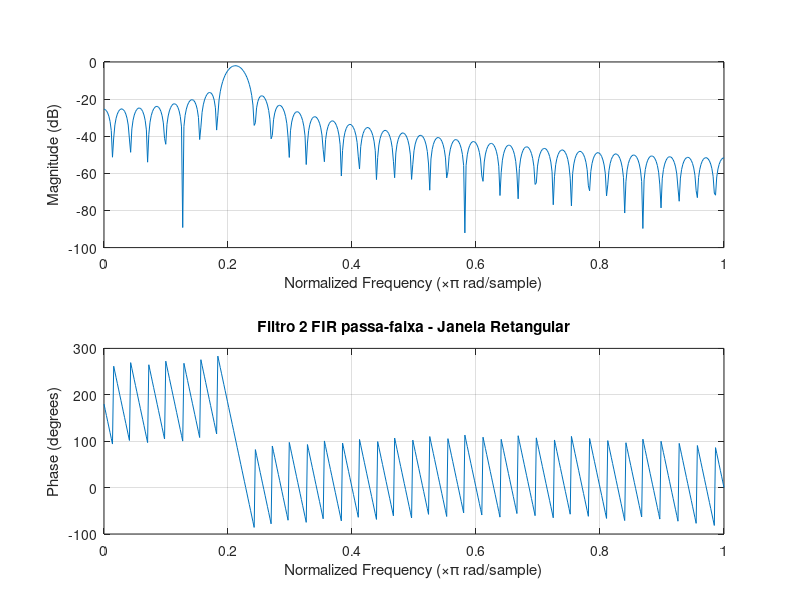
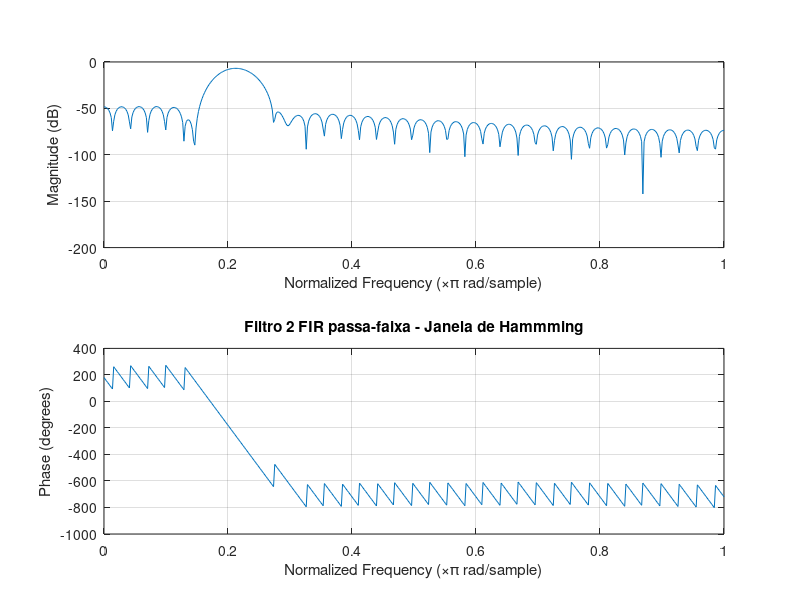
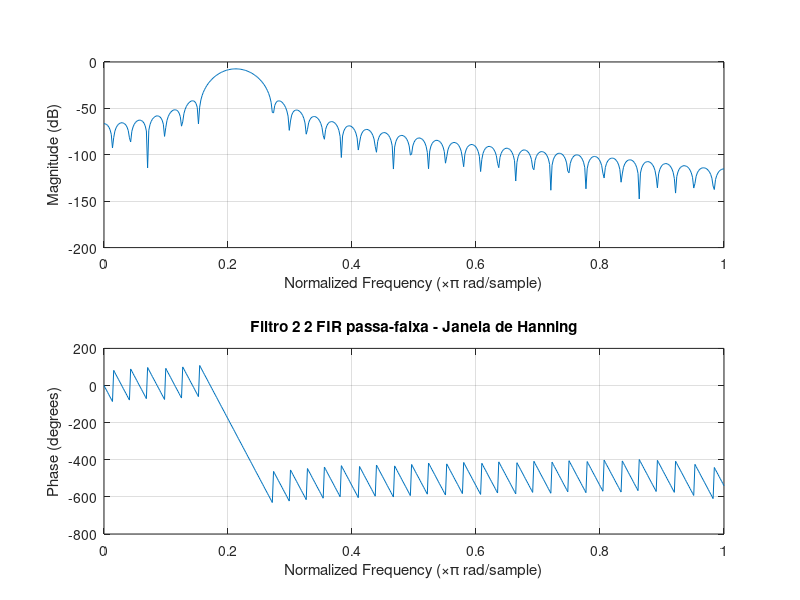
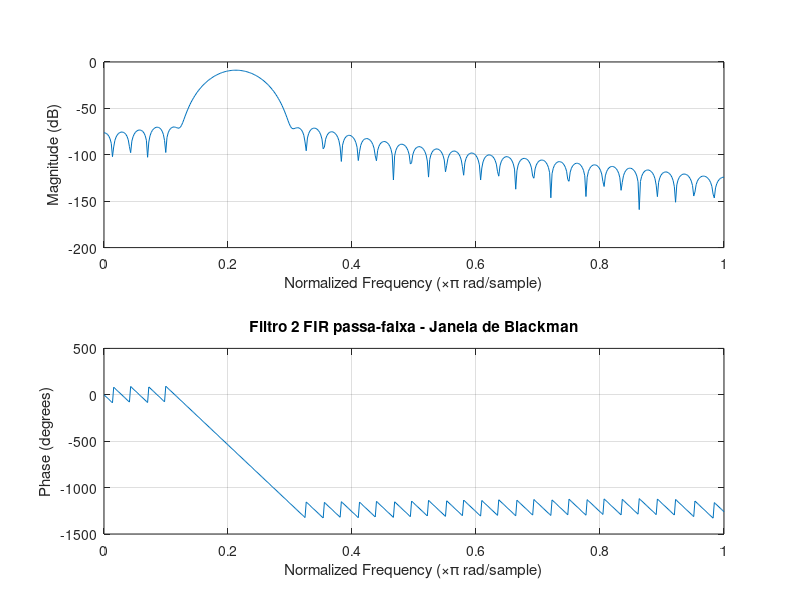

Source code (MATLAB) for these figures, in order:
% 4. Crie um sinal de entrada composto de três componentes senoidais, nas frequências 770 Hz, 
% 852 Hz e 941 Hz, com Ωs = 8 kHz. Projete três filtros passa-faixa digitais, o primeiro com 
% frequência central em 770 Hz, o segundo em 852 Hz e o terceiro em 941 Hz. Para o primeiro 
% filtro, as extremidades das faixas de rejeição estão nas frequências 697 e 852; para o 
% segundo, em 770 e 941 Hz; para o terceiro. Em 852 e 1209 Hz. Nos três filtros, a atenuação 
% mínima na faixa de rejeição é 60 dB.

clear all; close all; clc;

%% Sinal
freq1 = 770;
freq2 = 852;
freq3 = 941;

tmin = 0;
tmax = 2;
Fs=8000;
Ts=1/Fs;
L=(tmax-tmin)/Ts;
t=0:Ts:tmax-Ts;
s = sin(2*pi*freq1*t) + sin(2*pi*freq2*t) + sin(2*pi*freq3*t);
S = fft(s);
S = abs(2*S/L);
S = fftshift(S);
freq = Fs*(-(L/2):(L/2)-1)/L;

%% Filtro 2 (passa-faixa 770 e 941 hz)

M = 71;
Omega_c1 = 800;
Omega_c2 = 900;
Omega_s = 8000;
wc1 = Omega_c1*2*pi/Omega_s;
wc2 = Omega_c2*2*pi/Omega_s;

%% Resposta ao impulso do filtro ideal h[n]
n = [-1*((M-1)/2):(M-1)/2];
h_n = ((sin(wc2.*n) - sin(wc1.*n))./(pi.*n)); %resposta ao impulso para n ≠ 0
h_n(((M-1)/2)+1) = (wc2 - wc1)/pi; %resposta ao impulso para n = 0
w_hamm = 0.54 + 0.46*cos(2*n.*pi/(M));%coeficientes da janela de hamming
w_hann = 0.5 + 0.5*cos(2*n.*pi/(M));%coeficientes da janela de hanning
w_black = 0.42+0.5*cos(2*n.*pi/(M))+0.08*cos(4*n.*pi/(M)); %coeficientes da janela de blackman
h_ret = h_n;
h_hamm = w_hamm.*h_n;
h_hann = w_hann.*h_n;
h_black = w_black.*h_n;
figure
freqz(h_ret,1);
title('Filtro 2 FIR passa-faixa - Janela Retangular')

figure
freqz(h_hamm,1);
title('Filtro 2 FIR passa-faixa - Janela de Hammming')

figure
freqz(h_hann,1);
title('Filtro 2 2 FIR passa-faixa - Janela de Hanning')

figure
freqz(h_black,1);
title('Filtro 2 FIR passa-faixa - Janela de Blackman')

%% Gráficos do sinal
figure
subplot(2,1,1),plot(t,s);
title('Sinal')
xlabel('t')
ylabel('s(t)')
subplot(2,1,2),plot(freq,S)
axis([-1000 1000 0 1])
title('Espectro de Amplitude de s(t)')
xlabel('f (Hz)')
ylabel('|S(f)|')

figure

s_f_h_ret = filter(h_ret,1,s);
S_F_h_ret = fft(s_f_h_ret);
S_F_h_ret = abs(2*S_F_h_ret/L);
S_F_h_ret = fftshift(S_F_h_ret);
subplot(2,2,1),plot(freq,S_F_h_ret)
title('Espectro de Amplitude do sinal Filtrado (Ret)')
xlabel('f (Hz)')
ylabel('|S(f)|')
axis([-1000 1000 0 1])


h_hamm = w_hamm.*h_n;
s_f_h_hamm = filter(h_hamm,1,s);
S_F_h_hamm = fft(s_f_h_hamm);
S_F_h_hamm = abs(2*S_F_h_hamm/L);
S_F_h_hamm = fftshift(S_F_h_hamm);
subplot(2,2,2),plot(freq,S_F_h_hamm)
title('Espectro de Amplitude do sinal Filtrado (Hamm)')
xlabel('f (Hz)')
ylabel('|S(f)|')
axis([-1000 1000 0 1])


h_hann = w_hann.*h_n;
s_f_h_hann = filter(h_hann,1,s);
S_F_h_hann = fft(s_f_h_hann);
S_F_h_hann = abs(2*S_F_h_hann/L);
S_F_h_hann = fftshift(S_F_h_hann);
subplot(2,2,3),plot(freq,S_F_h_hann)
title('Espectro de Amplitude do sinal Filtrado (Hann)')
xlabel('f (Hz)')
ylabel('|S(f)|')
axis([-1000 1000 0 1])


h_black = w_black.*h_n;
s_f_h_black = filter(h_black,1,s);
S_F_h_black = fft(s_f_h_black);
S_F_h_black = abs(2*S_F_h_black/L);
S_F_h_black = fftshift(S_F_h_black);
subplot(2,2,4),plot(freq,S_F_h_black)
title('Espectro de Amplitude do sinal Filtrado (Black)')
xlabel('f (Hz)')
ylabel('|S(f)|')
axis([-1000 1000 0 1])